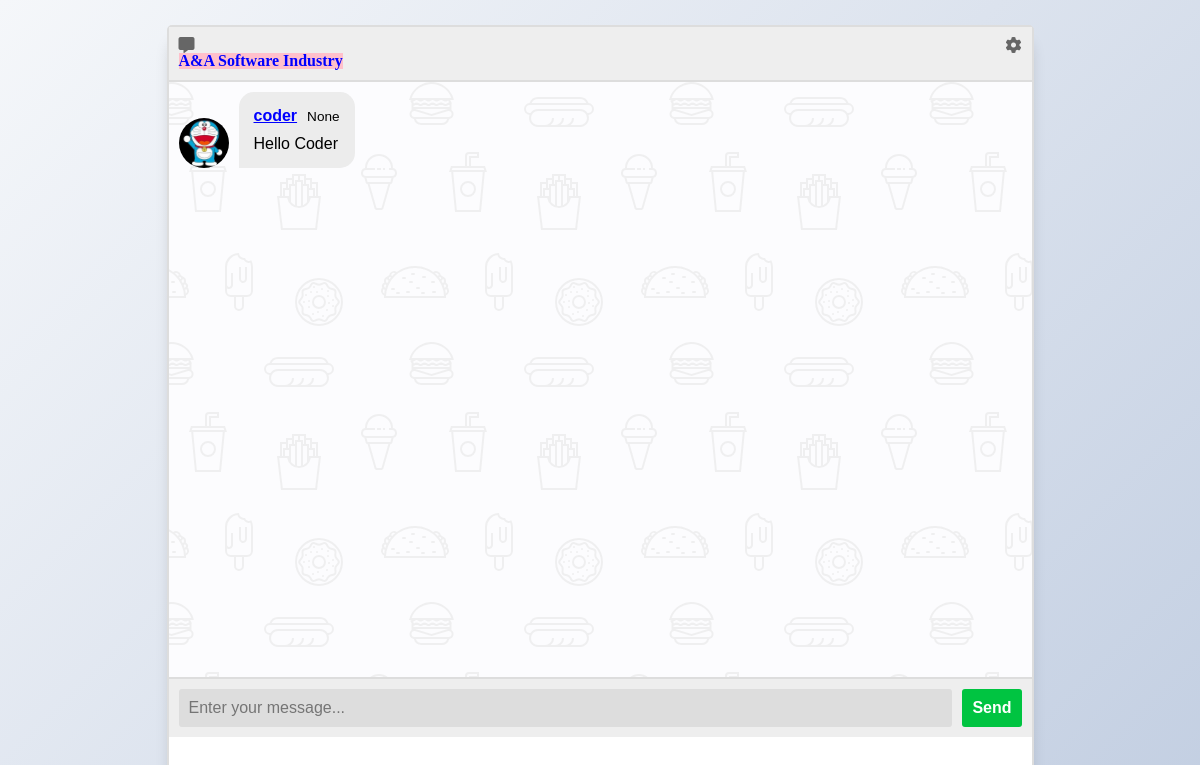
Page /chatbox (signed in) on the committed database.
### home/models.py (models this page shows)
class chatBoxed(models.Model):
    username=models.CharField(max_length=150)
    texted=models.TextField(max_length=1000)
    date=models.DateTimeField(auto_now_add=True)

### home/views.py (the view)
# urls.py: path('chatbox',views.chatbox,name='inbox'),
def chatbox(request):
    data=chatBoxed.objects.order_by('-date').reverse()
    print('data',data)
    return render(request,'files/charbox.html',{'datas':data})

### templates/files/charbox.html
{% extends 'files/chat.html' %}
{% load static %}
{% block chatblock %}
{% for data in datas  %}
{% if data.username == user.username %}
  <div class="msg right-msg">
      <div
       class="msg-img"
       style="background-image: url({% static 'doremon.jpg' %})"
      ></div>
      <div class="msg-bubble">
        <div class="msg-info">
          <div class="msg-info-name"><a style="text-decoration:underline;color:blue">{{data.username}}</a></div>
          <div class="msg-info-time">{{data.date}}</div>
        </div>
        <div class="msg-text">
        {{data.texted}}
        </div>
      </div>
    </div>
{% else %}
 <div class="msg left-msg" >
      <div
       class="msg-img"
       style="background-image: url({% static 'doremon.jpg' %})"
      ></div>
      <div class="msg-bubble">
        <div class="msg-info">
          <div class="msg-info-name"><a style="text-decoration:underline;color:blue">{{data.username}}</a></div>
          <div class="msg-info-time">{{data.date}}</div>
        </div>
        <div class="msg-text">
          {{data.texted}}
        </div>
      </div>
    </div>
{% endif %}
{% endfor %}
{% endblock chatblock %}

### templates/files/chat.html (style rules this page uses)
:root { --body-bg: linear-gradient(135deg, #f5f7fa 0%, #c3cfe2 100%); --msger-bg: #fff; --border: 2px solid #ddd; --left-msg-bg: #ececec; --right-msg-bg: #579ffb; }
html { box-sizing: border-box; }
*, *:before, *:after { margin: 0; padding: 0; box-sizing: inherit; }
body { display: flex; justify-content: center; align-items: center; height: 100vh; background-image: var(--body-bg); font-family: Helvetica, sans-serif; }
.msg { display: flex; align-items: flex-end; margin-bottom: 10px; }
.msg:last-of-type { margin: 0; }
.msg-img { width: 50px; height: 50px; margin-right: 10px; background: #ddd; background-repeat: no-repeat; background-position: center; background-size: cover; border-radius: 50%; }
.msg-bubble { max-width: 650px; padding: 15px; border-radius: 15px; background: var(--left-msg-bg); }
.msg-info { display: flex; justify-content: space-between; align-items: center; margin-bottom: 10px; }
.msg-info-name { margin-right: 10px; font-weight: bold; }
.msg-info-time { font-size: 0.85em; }
.left-msg .msg-bubble { border-bottom-left-radius: 0; }

### rows in the picture
chatBoxed: username "coder", date "None", texted "Hello Coder"
